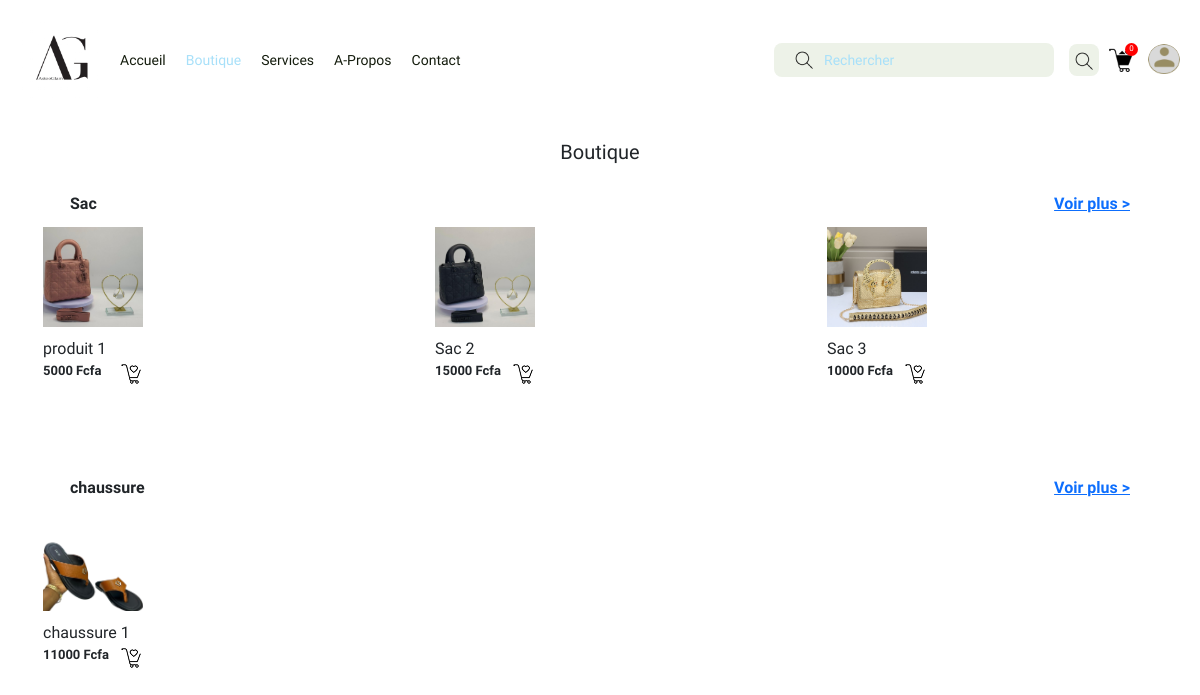
Before: /boutique/ with the older database file.
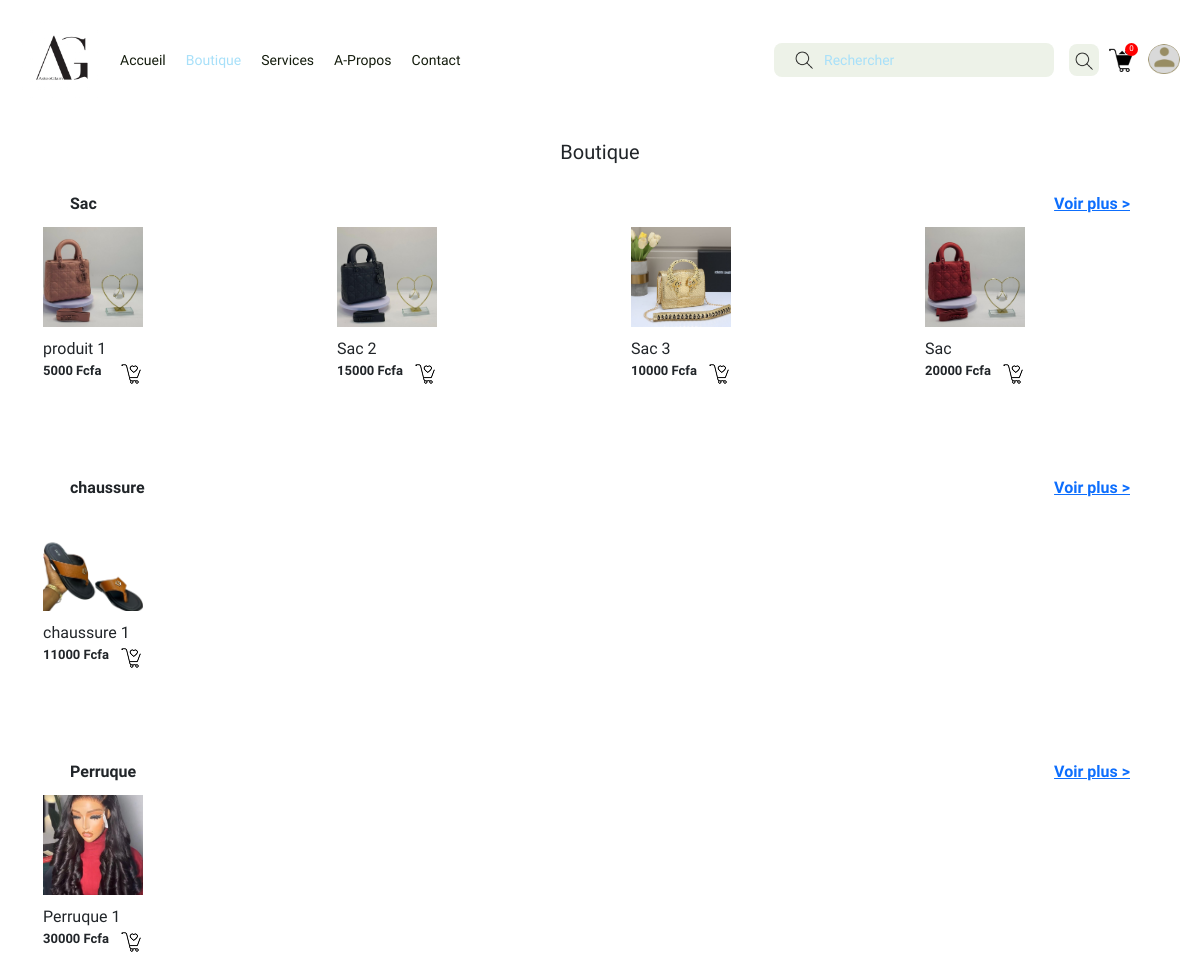
After: the same page with the newer database file.
### vente/models.py (models this page shows, shortened)
class Categorie(models.Model):
    nom= models.CharField(max_length=100)
    description= models.TextField()
    image = models.ImageField(upload_to= 'categorie_image/')

class Produit(models.Model):
    nom = models.CharField(max_length=100)
    prix = models.IntegerField()
    description = models.TextField()
    categorie = models.ForeignKey(Categorie,on_delete=models.SET_NULL,null=True)
    image = models.ImageField(upload_to= 'produit_image/')

### vente/views.py (the view)
# urls.py: path('boutique/', views.boutique,name="boutique"),
def boutique(request):
    query = request.GET.get('sr-input-ls-nav')  # Récupère le mot-clé saisi
    if query:
        produits = Produit.objects.filter(
            Q(nom__icontains=query) | Q(description__icontains=query)
        )
    else:
        produits = Produit.objects.all()
    categories = Categorie.objects.all()
    return render(request, 'vente/boutique.html', {
        'produits': produits,
        'categories': categories,
        'query': query
    })

### vente/context_processors.py (called while the page is built)
def panier_count(request):
    if "panier" not in request.session:
        request.session["panier"] = []
    panier = request.session["panier"]
    nombre = len(panier)
    return {'nombre': nombre}

### vente/templates/vente/boutique.html (shortened to what this page needs)
{%load static %}
<!DOCTYPE html>
<html lang="en">
<head>
    <link href="https://cdn.jsdelivr.net/npm/bootstrap@5.0.2/dist/css/bootstrap.min.css" rel="stylesheet">
    <link rel="stylesheet" href="{%static 'base.css'%}">
    <link rel="stylesheet" href="{% static 'boutique.css'%}">
</head>
<body>
    <nav class="large-screen-nav">
        <div class="left-ls-nav">
            <a href="{% url '' %}"><img src="{% static 'logo1.jpg'%}" alt=""></a>
            <div class="ls-nav-links-container">
                <a href="{% url '' %}">Accueil</a>
                <a class="active" href="{% url 'boutique' %}">Boutique</a>
                <a href="{% url 'services' %}">Services</a>
                <a href="{% url 'apropos' %}">A-Propos</a>
                <a href="{% url 'contact' %}">Contact</a>
            </div>
        </div>
        <div class="right-ls-nav">
            <form action="{% url 'boutique' %}" method="get" class="ls-nav-search-form">
                <img class="sr-icon-ls-nav" src="{% static 'search.png'%}" alt="">
                <input type="text" name="sr-input-ls-nav" id="sr-input-ls-nav" placeholder="Rechercher">
                <button class="sr-btn-ls-nav"><img src="{% static 'search.png'%}" alt=""></button>
            </form>
            <div class="ls-nav-panier-user">
                <a href="{% url 'panier' %}">
                    <span>{{nombre}}</span>
                    <img src="{% static 'panier.png'%}" alt="">
                </a>
                <a href="{% url 'profil' %}">
                    <div class="user-container"></div>
                </a>
            </div>
        </div>
    </nav>
    <div class="contenu">
        <div class="tete">
            <h5>Boutique</h5>
        </div>
        {% for categorie in categories %}
        <div class="cat">
            <div class="entete_cat">
                <div class="nom_cat">{{ categorie.nom }}</div>
                <div class="voir_plus">
                    <a href="{% url 'categorie_filtre' categorie.id %}">Voir plus ></a>
                </div>
            </div>
            <div class="container">
                {% for produit in produits %}
                    {% if produit.categorie == categorie %}
                    <div class="square-container" id="imageContainer{{ produit.id }}"
                    onclick="toggleSelection('imageContainer{{ produit.id }}')">
                            <div class="formulaire">
                                <a href="{% url 'detail_produit' produit.id %}">
                                    <img class="square-image" src="{{ produit.image.url }}" alt="{{ produit.nom }}">
                                </a>
                            </div>
                            <div class="image-title">
                                <div class="fruit">{{ produit.nom }}</div>
                                <div class="ajout_panier">
                                    <div class="prix">{{ produit.prix }} Fcfa</div>
                                    <a href="{% url 'ajouter_au_panier' produit.id %}">
                                        <div class="Shopping">
                                            <img src="{% static 'Shopping Cart.png' %}" alt="Ajouter au panier" >
                                        </div>
                                    </a>
                                </div>
                            </div>
                    </div>
                    {% endif %}
                {% endfor %}
            </div>
        </div>
        {% endfor %}
    </div>
</body>
</html>

Changed rows visible on the page:
added Produit: image (picture), nom "Sac", prix "20000", shown under Categorie "Sac"
added Categorie: nom "Perruque"
added Produit: image (picture), nom "Perruque 1", prix "30000", shown under "Perruque"
